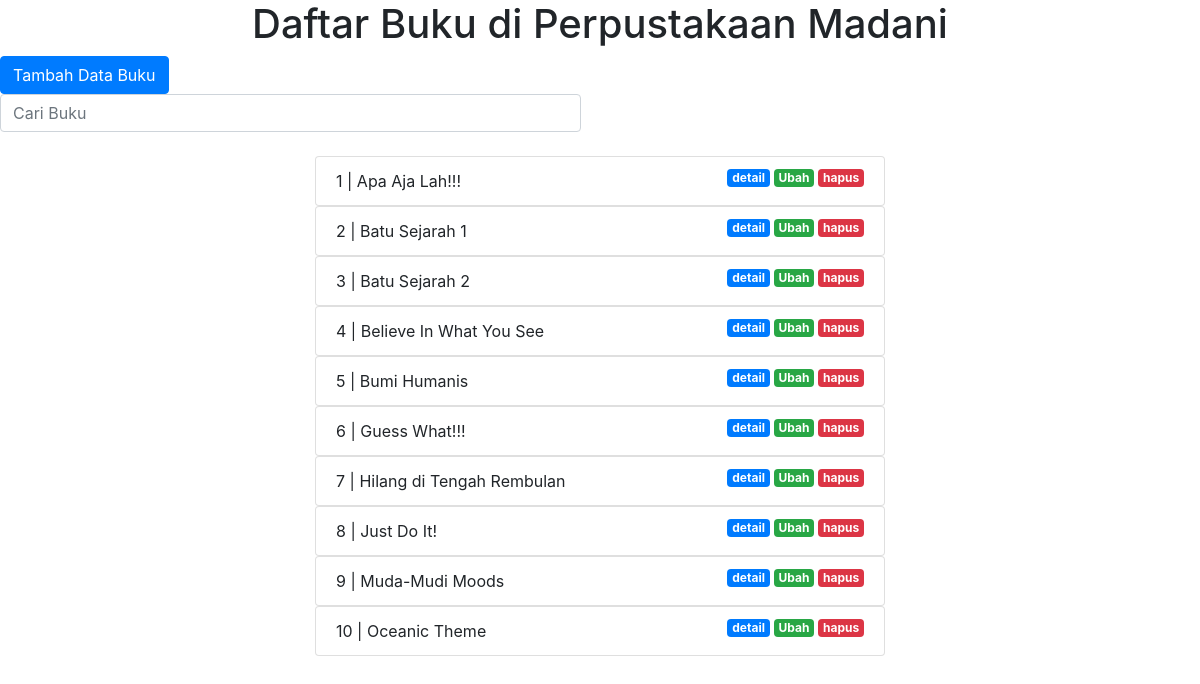
The page /aplikasi-crud/index.php on the database its author committed.
### tables this page shows
CREATE TABLE `buku` (
  `id` int(11) NOT NULL,
  `judul` varchar(100) NOT NULL,
  `isbn` varchar(10) NOT NULL,
  `tahun_terbit` varchar(4) NOT NULL,
  `pengarang` varchar(100) NOT NULL,
  `penerbit` varchar(100) NOT NULL
);

### aplikasi-crud/functions/functions.php (called while the page is built, shortened)
<?php
$conn = mysqli_connect("localhost", "root", "", "hackathon");
function query($query) {
    global $conn;
    $result = mysqli_query($conn, $query);
    $rows = [];
    while($row = mysqli_fetch_assoc($result)) {
        $rows[] = $row;
    }
    return $rows;
}

### aplikasi-crud/index.php (the view, shortened to what this page needs)
<?php
require 'functions/functions.php';
$buku = query("SELECT * FROM buku ORDER BY judul ASC");
?>
<!DOCTYPE html>
<html lang="en">
<head>
    <link rel="stylesheet" href="https://maxcdn.bootstrapcdn.com/bootstrap/4.0.0/css/bootstrap.min.css">
    <link rel="stylesheet" href="style.css">
</head>
<body>
    <h1>Daftar Buku di Perpustakaan Madani</h1>
    <a href="crud/tambah.php">
        <button type="button" class="btn btn-primary">Tambah Data Buku</button>
    </a>
    <br>
    <form class="form-inline" action="" method="post">
        <input class="form-control mr-sm-2" name="keyword" id="keyword" type="text" size="50" placeholder="Cari Buku" aria-label="Search" autofocus>
    </form>
    <br>
     <div class="container col-lg-6" id="container">
        <?php $i = 1 ?>
        <?php foreach($buku as $bk) : ?>
        <ul class="list-group">
            <li class="list-group-item">
                <?= $i; ?> |
                <?= $bk["judul"]; ?>
                <a href="crud/hapus.php?id=<?= $bk["id"]; ?>" class="badge badge-danger float-right ml-1" onclick="return confirm('Anda yakin ingin menghapus data buku <?= $bk["judul"]; ?> ?')">hapus</a>
                <a href="crud/ubah.php?id=<?= $bk["id"]; ?>" class="badge badge-success float-right ml-1" >Ubah</a>
                <a href="crud/detail.php?id=<?= $bk["id"]; ?>" class="badge badge-primary float-right ml-1">detail</a>
            </li>
        </ul>
        <?php $i++; ?>
        <?php endforeach; ?>
    </div>
</body>
</html>

### aplikasi-crud/style/style.css (style rules this page uses)
* { margin: 0; padding: 0; }

### aplikasi-crud/index.php (style rules this page uses)
h1 { text-align: center; }

### rows shown on the page
buku: judul "Apa Aja Lah!!!"
buku: judul "Batu Sejarah 1"
buku: judul "Batu Sejarah 2"
buku: judul "Believe In What You See"
buku: judul "Bumi Humanis"
buku: judul "Guess What!!!"
buku: judul "Hilang di Tengah Rembulan"
buku: judul "Just Do It!"
buku: judul "Muda-Mudi Moods"
buku: judul "Oceanic Theme"
